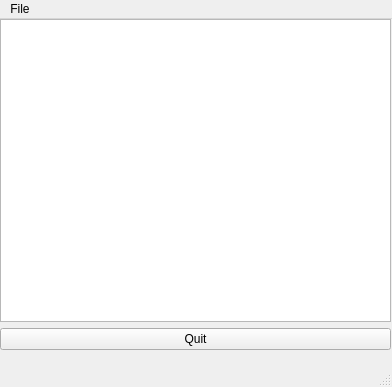
<?xml version="1.0" encoding="UTF-8"?>
<ui version="4.0">
 <class>Notepad</class>
 <widget class="QMainWindow" name="Notepad">
  <property name="geometry">
   <rect>
    <x>0</x>
    <y>0</y>
    <width>392</width>
    <height>387</height>
   </rect>
  </property>
  <property name="windowTitle">
   <string>Notepad</string>
  </property>
  <widget class="QWidget" name="centralwidget">
   <widget class="QWidget" name="">
    <property name="geometry">
     <rect>
      <x>0</x>
      <y>0</y>
      <width>391</width>
      <height>331</height>
     </rect>
    </property>
    <layout class="QVBoxLayout" name="verticalLayout">
     <item>
      <widget class="QTextEdit" name="textEdit"/>
     </item>
     <item>
      <widget class="QPushButton" name="quitButton">
       <property name="text">
        <string>Quit</string>
       </property>
      </widget>
     </item>
    </layout>
   </widget>
  </widget>
  <widget class="QMenuBar" name="menubar">
   <property name="geometry">
    <rect>
     <x>0</x>
     <y>0</y>
     <width>392</width>
     <height>26</height>
    </rect>
   </property>
   <widget class="QMenu" name="menuFile">
    <property name="title">
     <string>File</string>
    </property>
    <addaction name="actionSave"/>
    <addaction name="actionOpen"/>
   </widget>
   <addaction name="menuFile"/>
  </widget>
  <widget class="QStatusBar" name="statusbar"/>
  <action name="actionSave">
   <property name="text">
    <string>Save</string>
   </property>
  </action>
  <action name="actionOpen">
   <property name="text">
    <string>Open</string>
   </property>
  </action>
 </widget>
 <resources/>
 <connections/>
</ui>
